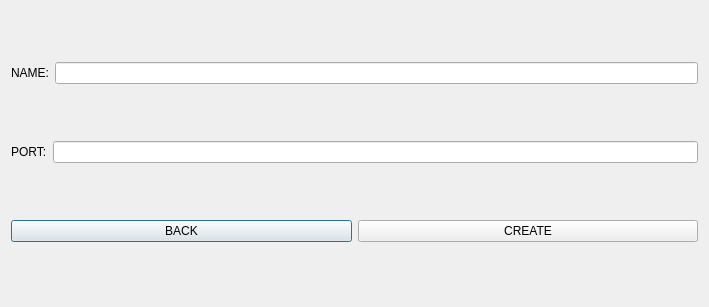
<?xml version="1.0" encoding="UTF-8"?>
<ui version="4.0">
 <class>Create</class>
 <widget class="QDialog" name="Create">
  <property name="geometry">
   <rect>
    <x>0</x>
    <y>0</y>
    <width>709</width>
    <height>307</height>
   </rect>
  </property>
  <property name="windowTitle">
   <string>Dialog</string>
  </property>
  <layout class="QVBoxLayout" name="verticalLayout">
   <item>
    <layout class="QHBoxLayout" name="horizontalLayout">
     <item>
      <widget class="QLabel" name="name_label">
       <property name="text">
        <string>NAME:</string>
       </property>
      </widget>
     </item>
     <item>
      <widget class="QLineEdit" name="name_lineEdit"/>
     </item>
    </layout>
   </item>
   <item>
    <layout class="QHBoxLayout" name="horizontalLayout_2">
     <item>
      <widget class="QLabel" name="port_label">
       <property name="text">
        <string>PORT:</string>
       </property>
      </widget>
     </item>
     <item>
      <widget class="QLineEdit" name="port_lineEdit"/>
     </item>
    </layout>
   </item>
   <item>
    <layout class="QHBoxLayout" name="horizontalLayout_3">
     <item>
      <widget class="QPushButton" name="back_pop1_button">
       <property name="text">
        <string>BACK</string>
       </property>
      </widget>
     </item>
     <item>
      <widget class="QPushButton" name="create_pop1_button">
       <property name="text">
        <string>CREATE</string>
       </property>
      </widget>
     </item>
    </layout>
   </item>
  </layout>
 </widget>
 <resources/>
 <connections/>
</ui>
